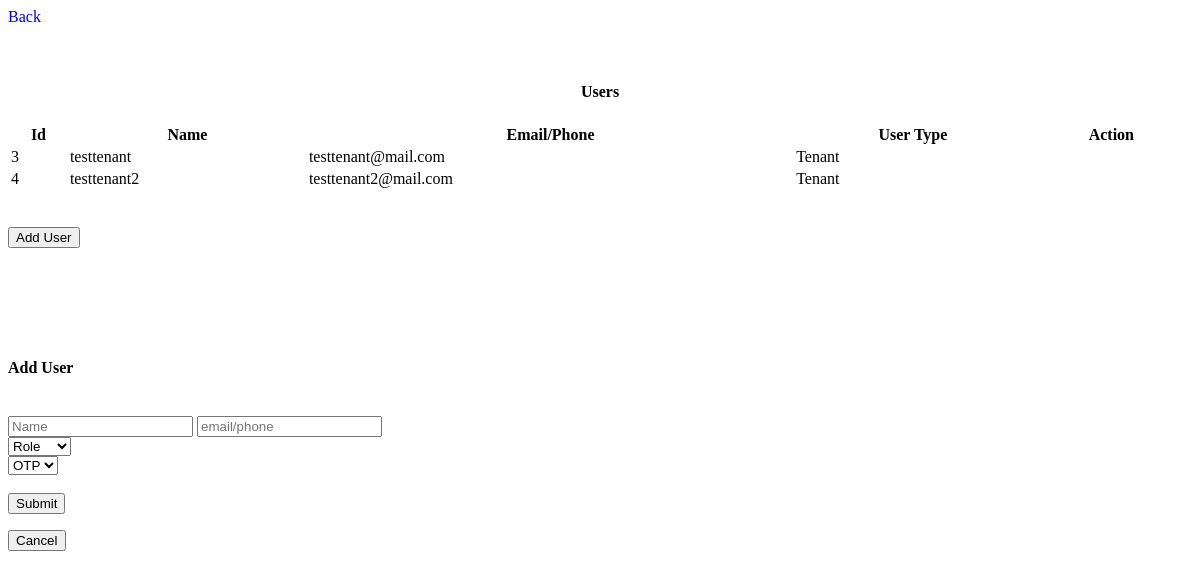
Page /landlord-tenants/1 on the earlier database version.
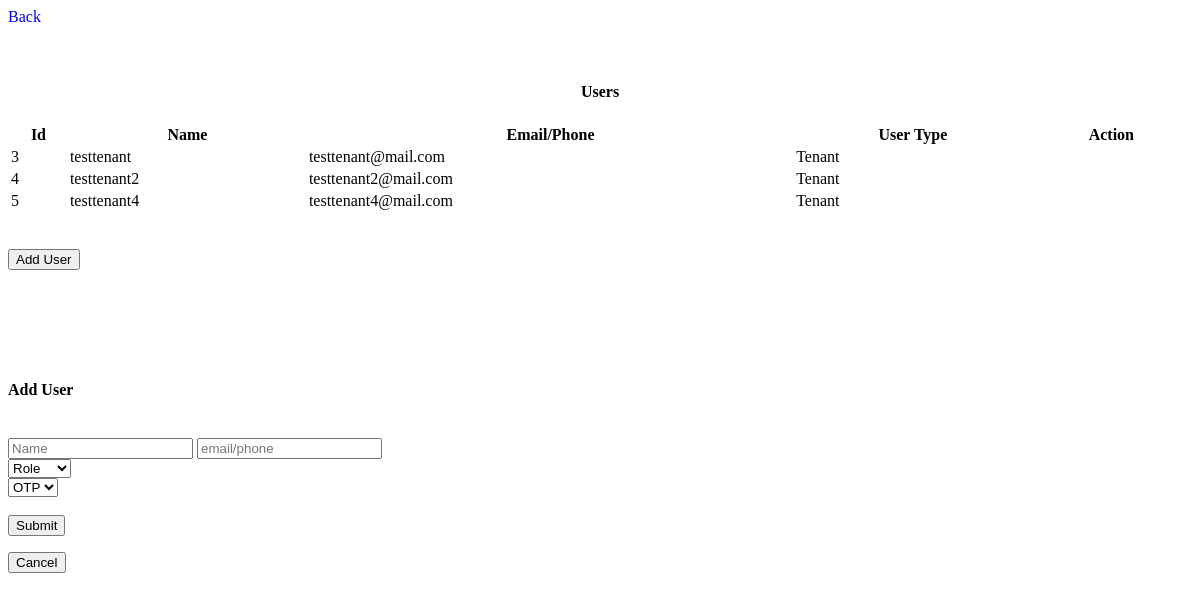
Same page on the later database version.
### models.py (models this page shows)
class User(Base):
    __tablename__ = 'users'
    id = Column(Integer, primary_key=True, index=True)
    uid = Column(String(10), unique=True, nullable=False)
    user_name = Column(String(20), unique=True, nullable=False)
    email_or_phone = Column(String, unique=True, index=True)
    password_hash = Column(String(100), nullable=False)
    user_type = Column(Enum('Admin', 'Landlord', 'Tenant', 'Regular_visitor', name='user_types'))
    suspended = Column(Boolean, default=False)
    created_at = Column(DateTime, default=datetime.datetime.utcnow)
    updated_at = Column(DateTime, default=datetime.datetime.utcnow, onupdate=datetime.datetime.utcnow)
    sessions = relationship('Session', back_populates='user')
    properties = relationship('Property', back_populates='landlord')
    leases = relationship('Lease', back_populates='tenant')

### new_server.py (the view)
@app.route('/landlord-tenants/<int:user_id>')
def landlord_tenants(user_id):
    print(f"landlord properties endpoint : {request.endpoint}, is called")
    users = db_session.query(User).all()
    return render_template('landlord_users.html', users=users, header_title="Users", user_id=user_id)

### templates/landlord_users.html (shortened to what this page needs)
    <div class="back-container">
        <div class="button-container">
            <a href="/landlord/{{user_id}}" class="button" style="text-decoration: none;">Back</a>
        </div>
    </div>
    <h4 style="text-align: center;">{{header_title}}</h4>
    <table id="example" class="display" style="width:100%">
        <thead>
            <tr>
                <th>Id</th>
                <th>Name</th>
                <th>Email/Phone</th>
                <th>User Type</th>
                <th>Action</th>
            </tr>
        </thead>
        <tbody>
            {% for user in users %}
            {% if user.user_type != 'Admin' %}
                        {% if user.user_type == 'Tenant' %}
                        <tr id="user-{{ user.id }}">
                            <td>{{ user.id }}</td>
                            <td>{{ user.user_name }}</td>
                            <td>{{ user.email_or_phone }}</td>
                            <td>{{ user.user_type }}</td>
                            <td>
                            </td>
                        </tr>
                        {% endif %}
            {% endif %}
            {% endfor %}
        </tbody>
    </table>
    <div class="back-container">
        <div class="button-container">
            <button class="button" onclick="loadAddUserFormModal()">Add User</button>
        </div>
    </div>
    <div class="modal" id="add_user_modal">
        <div class="modal-content">
            <br>
            <br>
            <br>
            <br>
            <div class="form-square" id="form-holder">
                <form id="add-user-form" class="right-square">
                    <br>
                    <h4>Add User</h4>
                    <br>
                    <input type="text" id="user_name" name="user_name" placeholder="Name" required>
                    <input type="text" id="email_or_phone" name="email_or_phone" placeholder="email/phone" required>
                    <br>
                    <select id="user_type" name="user_type" required>
                        <option value="" disabled selected hidden>Role</option>
                    </select>
                    <br>
                    <select name="user_otp" id="user_otp" required>
                        <option value="" disabled selected hidden>OTP</option>
                    </select>
                    <br>
                    <br>
                    <div class="button-container">
                        <button id="confirmButton" class="button" type="submit">Submit</button>
                    </div>
                </form>
            </div>
            <div class="button-container">
                <button id="cancelButton" class="button">Cancel</button>
            </div>
        </div>
    </div>

Differences in the rows shown:
added User: id "5", user_name "testtenant4", email_or_phone "testtenant4@mail.com", user_type "Tenant"
